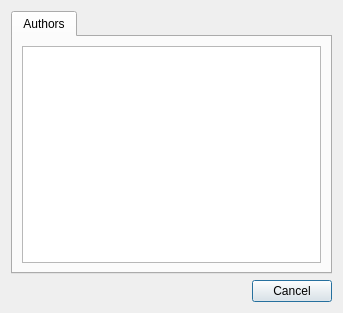
<?xml version="1.0" encoding="UTF-8"?>
<ui version="4.0">
 <class>DialogCredits</class>
 <widget class="QDialog" name="DialogCredits">
  <property name="geometry">
   <rect>
    <x>0</x>
    <y>0</y>
    <width>343</width>
    <height>313</height>
   </rect>
  </property>
  <property name="windowTitle">
   <string>Credits</string>
  </property>
  <property name="windowIcon">
   <iconset resource="../share/resources/icon.qrc">
    <normaloff>:/icon/64x64/icon64x64.png</normaloff>:/icon/64x64/icon64x64.png</iconset>
  </property>
  <layout class="QVBoxLayout" name="verticalLayout_3">
   <item>
   <widget class="QTabWidget" name="tabWidget">
     <property name="currentIndex">
      <number>0</number>
     </property>
     <widget class="QWidget" name="tabAuthors">
      <attribute name="title">
       <string>Authors</string>
      </attribute>
      <layout class="QVBoxLayout" name="verticalLayout">
       <item>
        <widget class="QPlainTextEdit" name="plainTextEditAuthors">
         <property name="readOnly">
          <bool>true</bool>
         </property>
         <property name="plainText">
          <string/>
         </property>
        </widget>
       </item>
      </layout>
     </widget>
    </widget>
   </item>
   <item>
    <widget class="QDialogButtonBox" name="buttonBox">
     <property name="orientation">
      <enum>Qt::Orientation::Horizontal</enum>
     </property>
     <property name="standardButtons">
      <set>QDialogButtonBox::StandardButton::Cancel</set>
     </property>
    </widget>
   </item>
  </layout>
 </widget>
 <resources>
  <include location="../share/resources/icon.qrc"/>
 </resources>
 <connections>
  <connection>
   <sender>buttonBox</sender>
   <signal>accepted()</signal>
   <receiver>DialogCredits</receiver>
   <slot>accept()</slot>
   <hints>
    <hint type="sourcelabel">
     <x>248</x>
     <y>254</y>
    </hint>
    <hint type="destinationlabel">
     <x>157</x>
     <y>274</y>
    </hint>
   </hints>
  </connection>
  <connection>
   <sender>buttonBox</sender>
   <signal>rejected()</signal>
   <receiver>DialogCredits</receiver>
   <slot>reject()</slot>
   <hints>
    <hint type="sourcelabel">
     <x>316</x>
     <y>260</y>
    </hint>
    <hint type="destinationlabel">
     <x>286</x>
     <y>274</y>
    </hint>
   </hints>
  </connection>
 </connections>
</ui>
